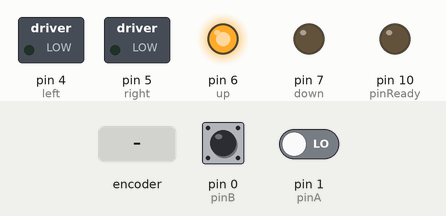
Simulated run of this sketch. Board: Arduino Uno, built with avr-gcc and run on an emulated ATmega328P. Parts: switched loads named in the sketch (green lamp = pin HIGH), output pins drawn as LEDs (lit = HIGH). The test bench sets the inputs (shaded band); at power-on: pin 0 (pinB) HIGH, pin 1 (pinA) LOW.

Above: at 5.64 s.
7.4 s: rotary encoder on pin 1 (pinA) / pin 0 (pinB) turned 1 step (first pin leading)
At 7.79 s:
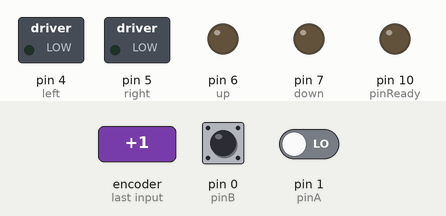
At 13.8 s:
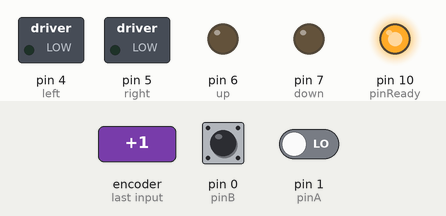
14.5 s: rotary encoder on pin 1 (pinA) / pin 0 (pinB) turned 1 step (first pin leading)
At 21.5 s:
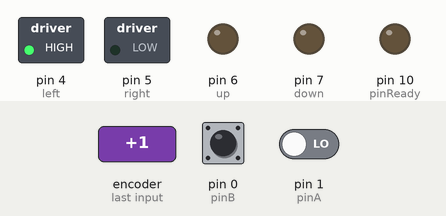
Timing chart, 0 to 32.6 s (numbered marks = the images above; inputs shaded):
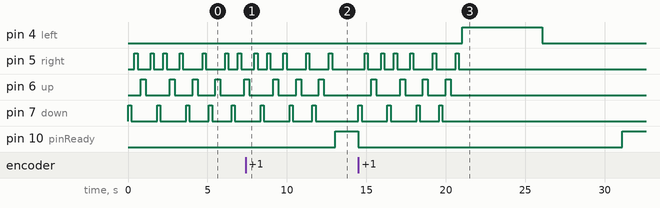

Measured:
- after the input at 7.4 s, pin 6 (up): goes on until 12.3 s, then stays LOW; pin 7 (down): goes on until 11.8 s, then stays LOW; pin 10 (pinReady): LOW → HIGH after 5.6 s
- after the input at 14.5 s, pin 4 (left): LOW → HIGH after 6.5 s, → LOW 5.0 s later; pin 5 (right): LOW → HIGH after 0.40 s, → LOW 0.20 s later, → HIGH 0.83 s later, → LOW 0.20 s later, … (12 changes in this stretch)

The sketch:

RobotArmControls.ino
```cpp
//Relay shield reference: http://wiki.seeed.cc/Relay_Shield_v3/
#define DOWN_BIAS   200
#define UP_BIAS     315
#define RIGHT_BIAS  200

//Digital pins control RELAY COMS (has LED indicators on shield)
const int left = 4; //RELAY4's COM4 pin (J4) //for left
const int right = 5; //RELAY3's COM3 pin (J3) //for right
const int up = 6; //RELAY2's COM2 pin (J2) //for up
const int down = 7; //RELAY1's COM1 pin (J1) //for down

//Pins for FPGA-Ard communication
const int pinB = 0;
const int pinA = 1;
const int pinReady = 10;

void write_dash() {
  digitalWrite(down, HIGH);
  delay(DOWN_BIAS);
  digitalWrite(down, LOW);
  delay(DOWN_BIAS);
  digitalWrite(right, HIGH);
  delay(RIGHT_BIAS);
  digitalWrite(right, LOW);
  delay(RIGHT_BIAS);
  digitalWrite(up, HIGH);
  delay(UP_BIAS);
  digitalWrite(up, LOW);
  delay(UP_BIAS);
  digitalWrite(right, HIGH);
  delay(RIGHT_BIAS);
  digitalWrite(right, LOW);
  delay(RIGHT_BIAS);
}

void write_dot() {
  digitalWrite(down, HIGH);
  delay(DOWN_BIAS);
  digitalWrite(down, LOW);
  delay(DOWN_BIAS);
  digitalWrite(up, HIGH);
  delay(UP_BIAS);
  digitalWrite(up, LOW);
  delay(UP_BIAS);
  digitalWrite(right, HIGH);
  delay(RIGHT_BIAS);
  digitalWrite(right, LOW);
  delay(RIGHT_BIAS);
}

void reset_arm(int bias) {
  digitalWrite(left, HIGH);
  delay(bias);
  digitalWrite(left, LOW);
  delay(bias);
}

void write_a() {
  write_dot();
  write_dash();
}

//Actually writing "z" for "zulu"
void write_b() {
  write_dash();
  write_dash();
  write_dot();
  write_dot();
}

//Set up pins for motor control and SPI
short ready = 0;
int rstBias = 0;

void setup() {
  //Motor Control Setup
  pinMode(left, OUTPUT);
  pinMode(right, OUTPUT);
  pinMode(up, OUTPUT);
  pinMode(down, OUTPUT);

  //Communication setup
  pinMode(pinA, INPUT);
  pinMode(pinB, INPUT);
  pinMode(pinReady, OUTPUT);

  digitalWrite(pinReady, HIGH);
  ready = 1;
}

void loop() {
  if (ready == 1 && digitalRead(pinA) == HIGH && digitalRead(pinB) == LOW) {
    digitalWrite(pinReady, LOW);
    ready = 0;
    write_a();
    rstBias += 765;
  }

  if (ready == 1 && digitalRead(pinA) == LOW && digitalRead(pinB) == HIGH) {
    digitalWrite(pinReady, LOW);
    ready = 0;
    write_b();
    rstBias += 1680;
  }

  if (rstBias > 5000) {
    reset_arm(rstBias);
    rstBias = 0;
  }

  digitalWrite(pinReady, HIGH);
  ready = 1;
}
```
